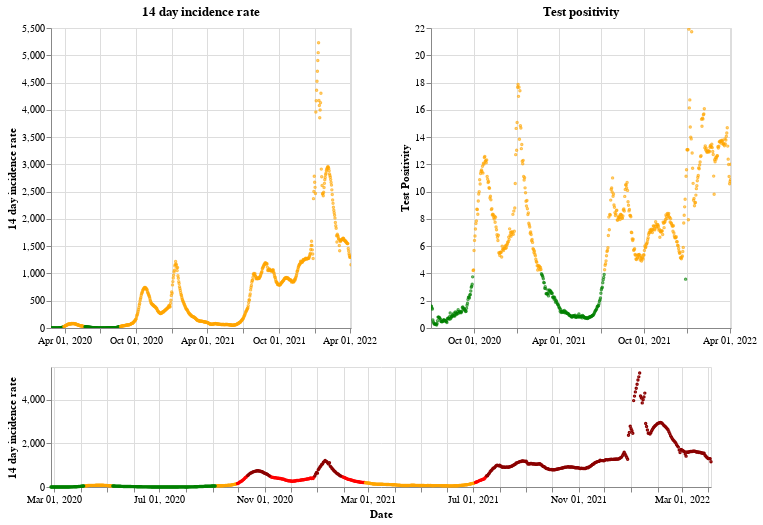

Write notebook code for a chart like this one.
### Markdown cell above
## Northern Ireland

### Code cell
plot_traffic_light('Northern Ireland')

### Figure 1 — Vega-Lite specification as saved in the notebook (floating-point values rounded to 4 significant figures; data arrays with more than 128 entries replaced by an {"elided": "..."} marker saying what was removed)
{"config": {"view": {"continuousWidth": 400, "continuousHeight": 300}}, "vconcat": [{"hconcat": [{"mark": {"type": "point", "size": 2}, "encoding": {"color": {"condition": {"value": "green", "test": "(datum.twoWeeklyCasesRate <= 25)"}, "value": "orange"}, "tooltip": [{"type": "nominal", "field": "areaName"}, {"type": "temporal", "field": "date"}, {"type": "quantitative", "field": "twoWeeklyCasesRate"}, {"type": "quantitative", "field": "testPositivity"}], "x": {"type": "temporal", "axis": {"title": ""}, "field": "date", "scale": {"domain": {"selection": "DateBrush"}}, "timeUnit": "yearmonthdate"}, "y": {"type": "quantitative", "axis": {"title": "14 day incidence rate"}, "field": "twoWeeklyCasesRate"}}, "title": "14 day incidence rate", "width": 300}, {"mark": {"type": "point", "size": 2}, "encoding": {"color": {"condition": {"value": "green", "test": "(datum.testPositivity <= 4)"}, "value": "orange"}, "tooltip": [{"type": "nominal", "field": "areaName"}, {"type": "temporal", "field": "date"}, {"type": "quantitative", "field": "twoWeeklyCasesRate"}, {"type": "quantitative", "field": "testPositivity"}], "x": {"type": "temporal", "axis": {"title": ""}, "field": "date", "scale": {"domain": {"selection": "DateBrush"}}, "timeUnit": "yearmonthdate"}, "y": {"type": "quantitative", "axis": {"title": "Test Positivity"}, "field": "testPositivity"}}, "title": "Test positivity", "width": 300}]}, {"layer": [{"mark": {"type": "point", "size": 2}, "encoding": {"color": {"condition": {"value": "orange", "test": "(((datum.testPositivity < 4) && (datum.twoWeeklyCasesRate >= 50)) && (datum.twoWeeklyCasesRate < 200))"}, "value": "red"}, "opacity": {"condition": {"value": 1, "test": "((datum.twoWeeklyCasesRate >= 50) && (datum.twoWeeklyCasesRate < 500))"}, "value": 0}, "tooltip": [{"type": "nominal", "field": "areaName"}, {"type": "temporal", "field": "date"}, {"type": "quantitative", "field": "twoWeeklyCasesRate"}, {"type": "quantitative", "field": "testPositivity"}], "x": {"type": "temporal", "axis": {"title": "Date"}, "field": "date", "timeUnit": "yearmonthdate"}, "y": {"type": "quantitative", "axis": {"title": "14 day incidence rate"}, "field": "twoWeeklyCasesRate"}}, "selection": {"DateBrush": {"type": "interval", "encodings": ["x"], "fields": ["Time"]}}}, {"mark": {"type": "point", "size": 2}, "encoding": {"color": {"value": "darkred"}, "opacity": {"condition": {"value": 1, "test": "(datum.twoWeeklyCasesRate >= 500)"}, "value": 0}, "tooltip": [{"type": "nominal", "field": "areaName"}, {"type": "temporal", "field": "date"}, {"type": "quantitative", "field": "twoWeeklyCasesRate"}, {"type": "quantitative", "field": "testPositivity"}], "x": {"type": "temporal", "axis": {"title": "Date"}, "field": "date", "timeUnit": "yearmonthdate"}, "y": {"type": "quantitative", "axis": {"title": "14 day incidence rate"}, "field": "twoWeeklyCasesRate"}}}, {"mark": {"type": "point", "size": 2}, "encoding": {"color": {"condition": {"value": "green", "test": "((datum.testPositivity < 4) && (datum.twoWeeklyCasesRate < 50))"}, "value": "orange"}, "opacity": {"condition": {"value": 1, "test": "(datum.twoWeeklyCasesRate < 50)"}, "value": 0}, "tooltip": [{"type": "nominal", "field": "areaName"}, {"type": "temporal", "field": "date"}, {"type": "quantitative", "field": "twoWeeklyCasesRate"}, {"type": "quantitative", "field": "testPositivity"}], "x": {"type": "temporal", "axis": {"title": "Date"}, "field": "date", "timeUnit": "yearmonthdate"}, "y": {"type": "quantitative", "axis": {"title": "14 day incidence rate"}, "field": "twoWeeklyCasesRate"}}}], "height": 120, "width": 660}], "data": {"name": "data-3dd50f436568592a84fa81bf12b7b45b"}, "$schema": "https://vega.github.io/schema/vega-lite/v4.8.1.json", "datasets": {"data-3dd50f436568592a84fa81bf12b7b45b": {"elided": "769 records"}}}
